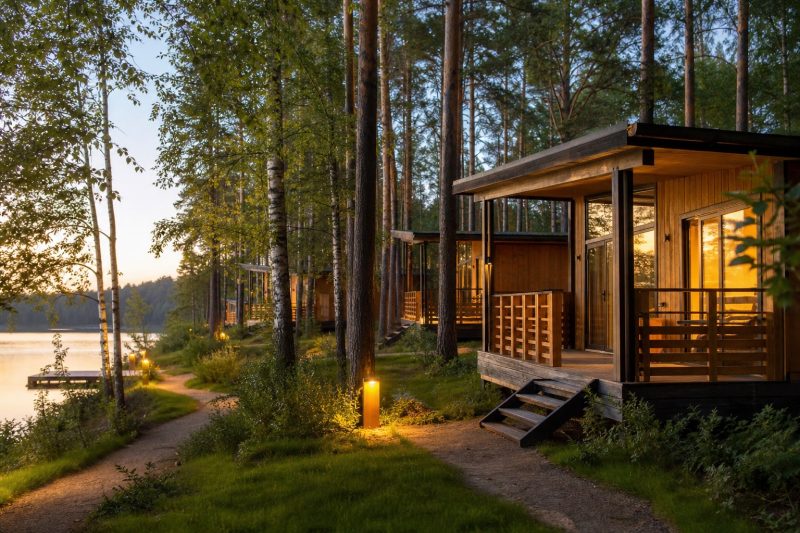
#> input picture images/camp.jpg, 1600 x 1066 px (shown at 1/2 size)
$ python retro_film.py ../images/camp.jpg --output-dir out
#> lines starting #> are read from the running program, lines starting #| are printed output that depends on the picture
#!/usr/bin/env python3
"""Apply one analog-film grade to a set of photos (Kodak Gold / 1970s European)."""

from __future__ import annotations

import argparse
from pathlib import Path

import numpy as np
from PIL import Image, ImageDraw, ImageEnhance, ImageFilter


# Shared roll settings — identical on every frame (Kodak Gold / Cinecittà).
FADE = 0.14
WARMTH = np.array([1.16, 1.00, 0.74], dtype=np.float32)
SHADOW_TINT = np.array([1.02, 0.84, 0.62], dtype=np.float32)
HIGHLIGHT_TINT = np.array([1.10, 1.02, 0.78], dtype=np.float32)
SATURATION = 0.78
CONTRAST = 0.94
GRAIN = 0.062
VIGNETTE = 0.32
GLOW = 0.28
LEAK_STRENGTH = 0.26


def srgb_to_linear(x: np.ndarray) -> np.ndarray:
    return np.where(x <= 0.04045, x / 12.92, ((x + 0.055) / 1.055) ** 2.4)


def linear_to_srgb(x: np.ndarray) -> np.ndarray:
    return np.where(x <= 0.0031308, x * 12.92, 1.055 * np.power(np.clip(x, 0, None), 1 / 2.4) - 0.055)


def luminance(rgb: np.ndarray) -> np.ndarray:
    return rgb[..., 0] * 0.2126 + rgb[..., 1] * 0.7152 + rgb[..., 2] * 0.0722


def apply_grade(rgb: np.ndarray) -> np.ndarray:
    lin = srgb_to_linear(np.clip(rgb, 0, 1))
    lin *= WARMTH

    luma = luminance(lin)[..., None]
    shadows = 1.0 - np.clip(luma * 2.2, 0, 1)
    highlights = np.clip((luma - 0.42) * 2.0, 0, 1)
    lin = lin * (1 - shadows) + lin * SHADOW_TINT * shadows
    lin = lin * (1 - highlights) + lin * HIGHLIGHT_TINT * highlights

    # Lifted blacks / cream print fade
    lin = lin * (1.0 - FADE) + FADE * np.array([0.34, 0.28, 0.16], dtype=np.float32)

    # Soft S-curve with compressed highlights
    lin = np.clip(lin, 0, 1)
    lin = lin * lin * (3 - 2 * lin)
    lin = np.clip(lin * 0.98 + 0.04, 0, 1)

    out = linear_to_srgb(lin)
    gray = luminance(out)[..., None]
    out = gray + (out - gray) * SATURATION
    return np.clip(out, 0, 1)


def film_grain(shape: tuple[int, ...], rng: np.random.Generator) -> np.ndarray:
    h, w = shape[:2]
    base = rng.normal(0, 1, (h, w)).astype(np.float32)
    chroma = rng.normal(0, 1, (h, w, 3)).astype(np.float32)
    # Slightly coarser grain via 2x downsample
    small = Image.fromarray(((base + 3) * 40).clip(0, 255).astype(np.uint8), "L")
    small = small.resize((max(1, w // 2), max(1, h // 2)), Image.Resampling.BILINEAR)
    coarse = np.asarray(small.resize((w, h), Image.Resampling.BILINEAR), dtype=np.float32) / 40.0 - 3
    grain = coarse[..., None] * 0.78 + chroma * 0.22
    return grain * GRAIN


def vignette_map(h: int, w: int) -> np.ndarray:
    y, x = np.ogrid[:h, :w]
    cy, cx = (h - 1) / 2, (w - 1) / 2
    dist = np.sqrt(((y - cy) / cy) ** 2 + ((x - cx) / cx) ** 2)
    return np.clip(1.0 - VIGNETTE * np.clip((dist - 0.35) / 0.95, 0, 1) ** 1.6, 0.45, 1.0)


def light_leak(h: int, w: int) -> np.ndarray:
    y, x = np.ogrid[:h, :w]
    # Same leak geometry on every frame — one roll, one camera.
    leak_a = np.exp(-(((x / w) - 0.06) ** 2 * 14 + ((y / h) - 0.04) ** 2 * 8))
    leak_b = np.exp(-(((x / w) - 0.94) ** 2 * 22 + ((y / h) - 0.12) ** 2 * 18)) * 0.55
    strength = (leak_a + leak_b)[..., None] * LEAK_STRENGTH
    color = np.array([1.0, 0.62, 0.24], dtype=np.float32)
    return strength * color


def glow_layer(rgb: np.ndarray) -> np.ndarray:
    img = Image.fromarray((np.clip(rgb, 0, 1) * 255).astype(np.uint8), "RGB")
    blur = img.filter(ImageFilter.GaussianBlur(radius=max(8, img.width // 90)))
    blurred = np.asarray(blur, dtype=np.float32) / 255.0
    mask = np.clip((luminance(rgb) - 0.55) * 2.4, 0, 1)[..., None]
    return rgb * (1 - mask * GLOW) + np.maximum(rgb, blurred) * (mask * GLOW)


def analog_border(img: Image.Image, cream: tuple[int, int, int] = (236, 220, 188)) -> Image.Image:
    w, h = img.size
    pad = max(18, int(min(w, h) * 0.028))
    canvas = Image.new("RGB", (w + pad * 2, h + pad * 2), cream)
    canvas.paste(img, (pad, pad))
    draw = ImageDraw.Draw(canvas)
    # Hairline inner rebate like a film scan
    draw.rectangle(
        [pad - 2, pad - 2, w + pad + 1, h + pad + 1],
        outline=(210, 190, 155),
        width=1,
    )
    return canvas


# [30 lines left out: functions crop_instagram_45, apply_polaroid_grade, not called in this run]


def process(
    path: Path,
    dest: Path,
    seed: int = 1978,
    look: str = "gold",
    border: bool = True,
    instagram: bool = False,
) -> Path:
    src = Image.open(path).convert("RGB")
    if instagram:
        src = crop_instagram_45(src)
    rgb = np.asarray(src, dtype=np.float32) / 255.0

    if look == "polaroid":
        rgb = apply_polaroid_grade(rgb)
        contrast, color, grain, vig, leak_k = 0.90, 0.96, 0.070, 0.22, 0.18
    else:
        rgb = apply_grade(rgb)
        contrast, color, grain, vig, leak_k = CONTRAST, 0.96, GRAIN, VIGNETTE, LEAK_STRENGTH

    rgb = glow_layer(rgb)
    rng = np.random.default_rng(seed)
    g = film_grain(rgb.shape, rng)
    if look == "polaroid":
        g = g * (0.078 / GRAIN)
    rgb = np.clip(rgb + g, 0, 1)
    vig_map = vignette_map(*rgb.shape[:2])
    if look == "polaroid":
        vig_map = 1.0 - 0.55 * (1.0 - vig_map)
    rgb *= vig_map[..., None]
    leak = light_leak(*rgb.shape[:2]) * (leak_k / max(LEAK_STRENGTH, 1e-6))
    if look == "polaroid":
        leak = leak * np.array([1.0, 0.78, 0.70], dtype=np.float32)
    rgb = np.clip(rgb + leak * (1.0 - rgb), 0, 1)

    out = Image.fromarray((rgb * 255).astype(np.uint8), "RGB")
    out = ImageEnhance.Contrast(out).enhance(contrast)
    out = ImageEnhance.Color(out).enhance(color)
    if look == "polaroid":
        out = out.filter(ImageFilter.GaussianBlur(radius=0.55))
    else:
        out = out.filter(ImageFilter.UnsharpMask(radius=0.8, percent=40, threshold=4))
    if border:
        out = analog_border(out)

    dest.parent.mkdir(parents=True, exist_ok=True)
    out.save(dest, quality=94, optimize=True, progressive=True)
    return dest


def main() -> None:
    parser = argparse.ArgumentParser()
    parser.add_argument("inputs", nargs="+", type=Path)
    parser.add_argument("-o", "--output-dir", type=Path, required=True)
    parser.add_argument("--look", choices=("gold", "polaroid"), default="gold")
    parser.add_argument("--no-border", action="store_true")
    parser.add_argument("--instagram", action="store_true", help="Crop to 4:5 Instagram portrait")
    parser.add_argument("--prefix", default="retro")
    args = parser.parse_args()

    for i, src in enumerate(args.inputs, start=1):
        dest = args.output_dir / f"{args.prefix}-{i:02d}.jpg"
        process(
            src,
            dest,
            seed=1978 + i,
            look=args.look,
            border=not args.no_border,
            instagram=args.instagram,
        )
#> in process, src is the input picture: PIL image 1600x1066 RGB; mean R, G, B 85.8, 74.8, 49.8
#> in apply_grade, `shadows = 1.0 - np.clip(luma * 2.2, 0, 1)`:
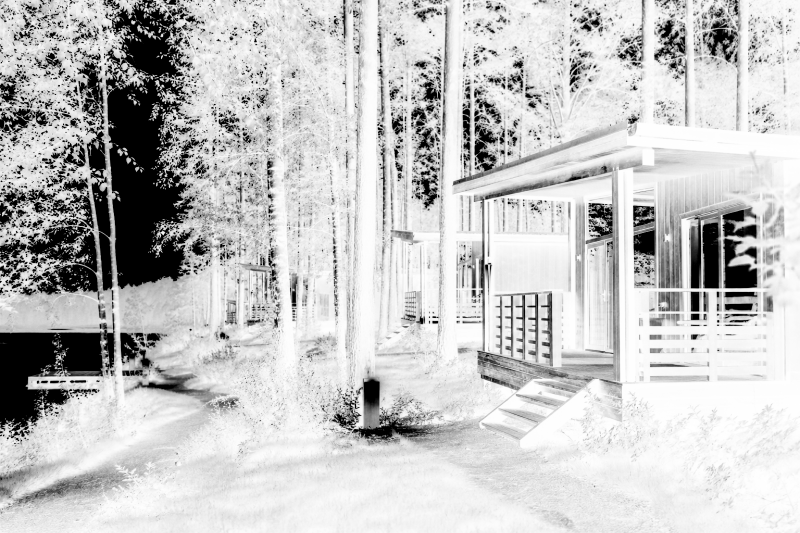
#> shadows: shape (1066, 1600, 1) float32 (shown at 1/2 size); min 0, max 1, mean 0.77
#> in glow_layer, `mask = np.clip((luminance(rgb) - 0.55) * 2.4, 0, 1)[..., None]`:
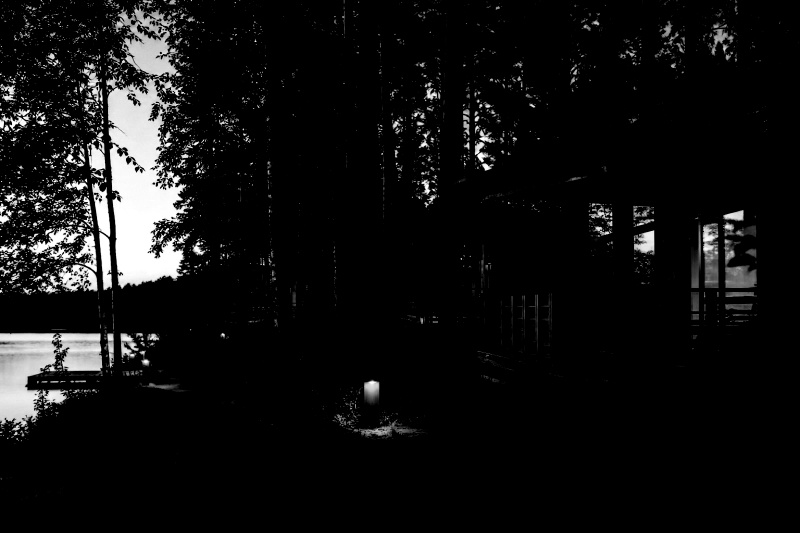
#> mask: shape (1066, 1600, 1) float32 (shown at 1/2 size); min 0, max 1, mean 0.068
#> in film_grain, `small = small.resize((max(1, w // 2), max(1, h // 2)), Image.Resamplin..`:
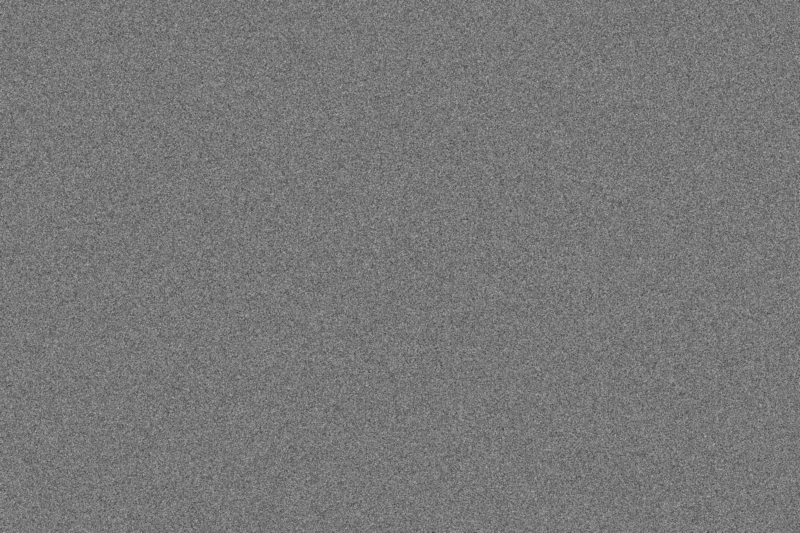
#> small: PIL image 800x533 L; min 65, max 178, mean 119.6
#> in film_grain, `coarse = np.asarray(small.resize((w, h), Image.Resampling.BILINEAR), d..`:
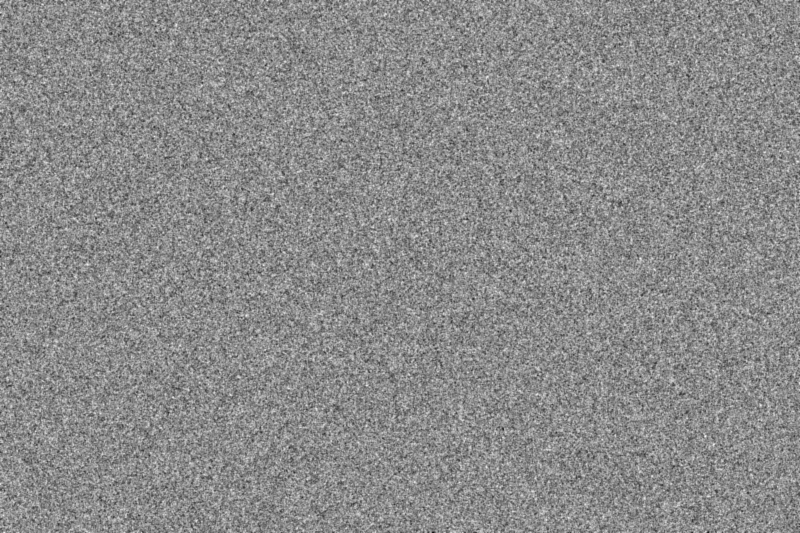
#> coarse: shape (1066, 1600) float32 (shown at 1/2 size); min -1.33, max 1.1, mean -0.00324; drawn with min black and max white
#> in process, `rgb = np.clip(rgb + leak * (1.0 - rgb), 0, 1)`:
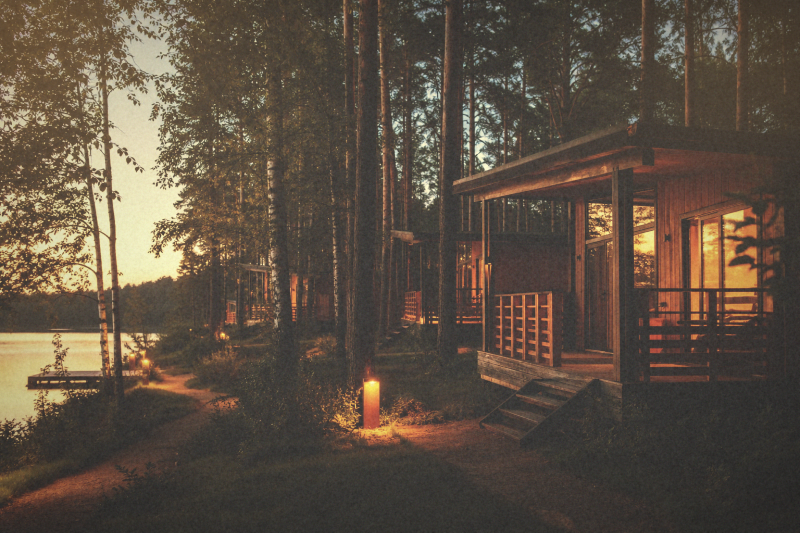
#> rgb: shape (1066, 1600, 3) float64 (shown at 1/2 size); mean R, G, B 0.366, 0.314, 0.262
#> in analog_border, `canvas = Image.new("RGB", (w + pad * 2, h + pad * 2), cream)`:
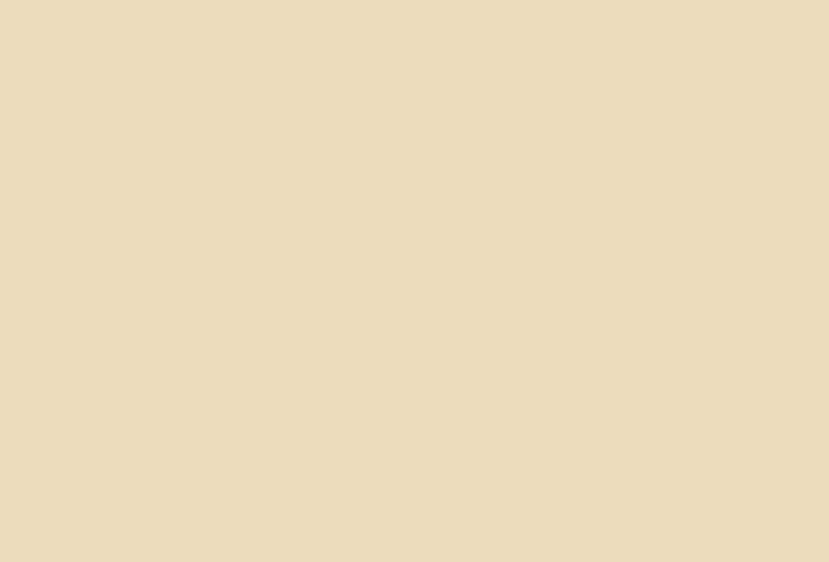
#> canvas: PIL image 1658x1124 RGB (shown at 1/2 size); mean R, G, B 236, 220, 188
#> in analog_border, `canvas.paste(img, (pad, pad))`:
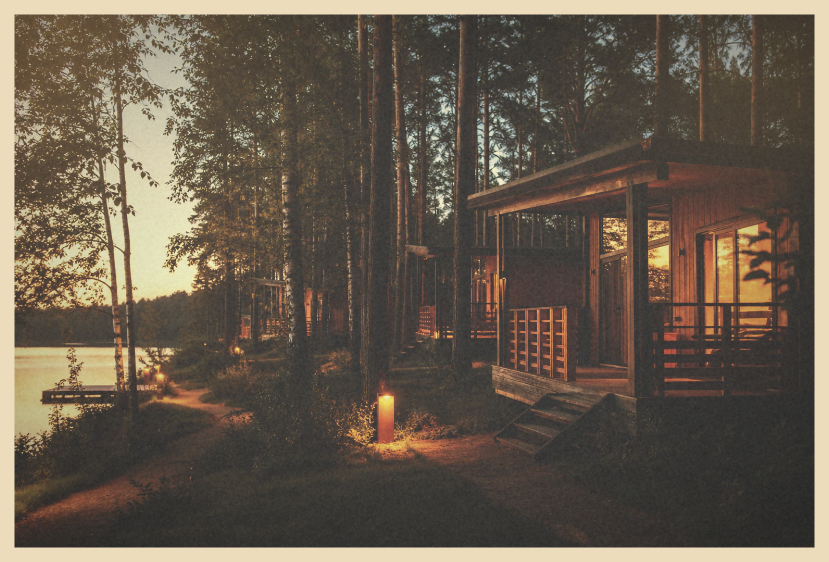
#> canvas: PIL image 1658x1124 RGB (shown at 1/2 size); mean R, G, B 103, 91.1, 77.3
        print(dest)


if __name__ == "__main__":
    main()

$ run again, on images/craft.jpg
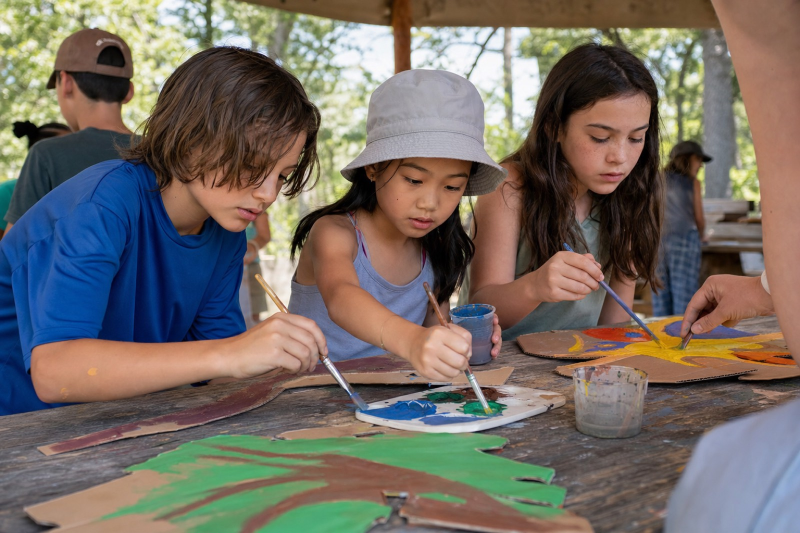
#> input picture images/craft.jpg, 1600 x 1066 px (shown at 1/2 size)
#> in process, src is the input picture: PIL image 1600x1066 RGB; mean R, G, B 116.1, 108.2, 100.5
#> in glow_layer, `blur = img.filter(ImageFilter.GaussianBlur(radius=max(8, img.width // ..`:
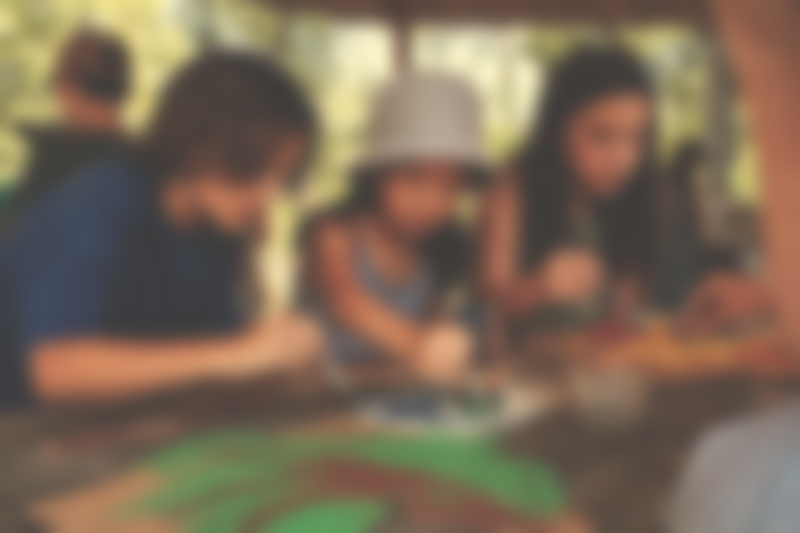
#> blur: PIL image 1600x1066 RGB (shown at 1/2 size); mean R, G, B 124.1, 105.7, 86
#> in glow_layer, `mask = np.clip((luminance(rgb) - 0.55) * 2.4, 0, 1)[..., None]`:
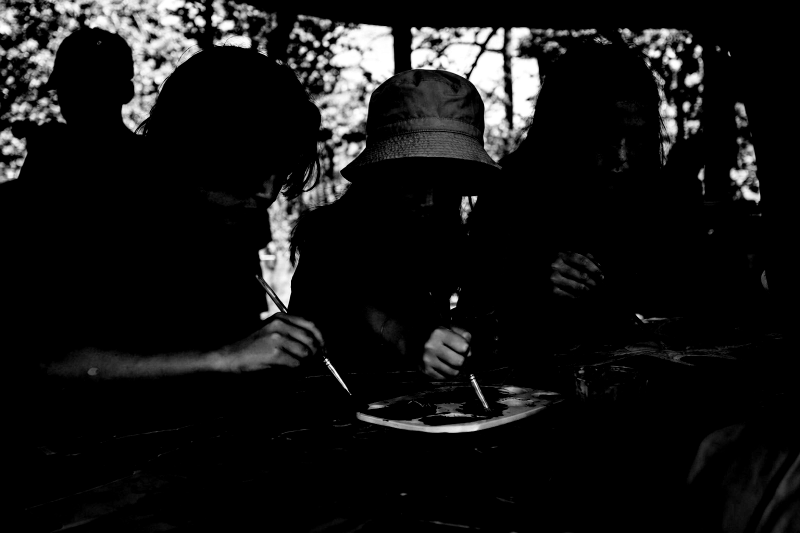
#> mask: shape (1066, 1600, 1) float32 (shown at 1/2 size); min 0, max 1, mean 0.0826

$ run again, on images/forest.jpg
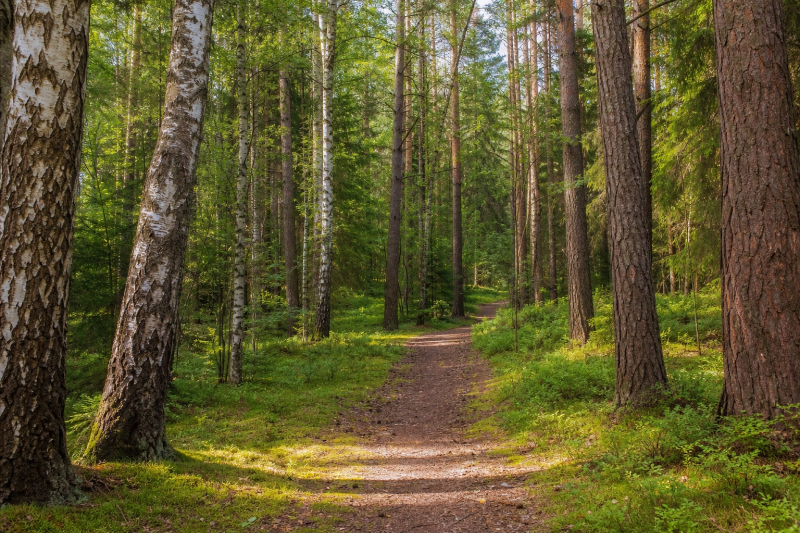
#> input picture images/forest.jpg, 1600 x 1066 px (shown at 1/2 size)
#> in process, src is the input picture: PIL image 1600x1066 RGB; mean R, G, B 94.8, 87.9, 46.7
#> in glow_layer, `blur = img.filter(ImageFilter.GaussianBlur(radius=max(8, img.width // ..`:
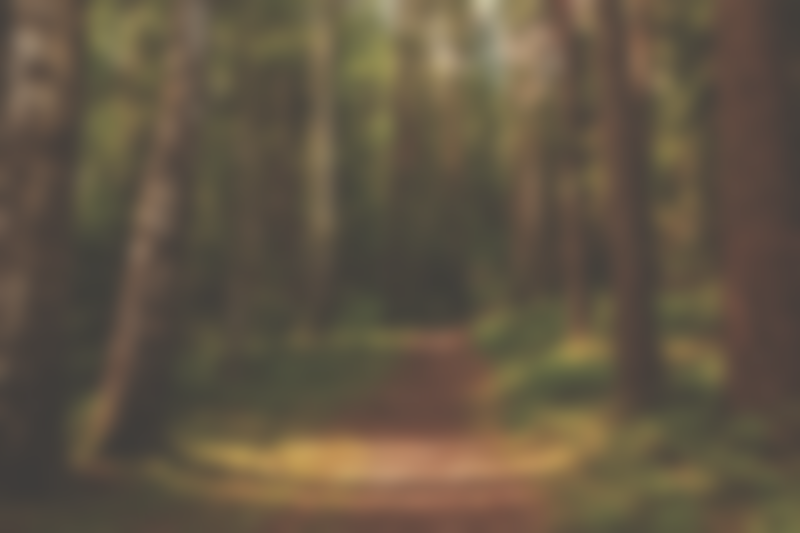
#> blur: PIL image 1600x1066 RGB (shown at 1/2 size); mean R, G, B 97.9, 85.4, 67.3
#> in glow_layer, `mask = np.clip((luminance(rgb) - 0.55) * 2.4, 0, 1)[..., None]`:
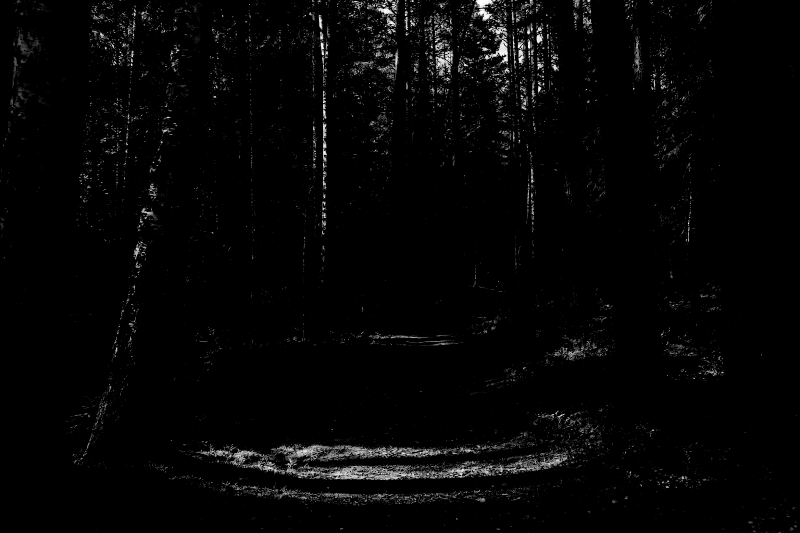
#> mask: shape (1066, 1600, 1) float32 (shown at 1/2 size); min 0, max 1, mean 0.0208

$ run again, on images/friends.jpg
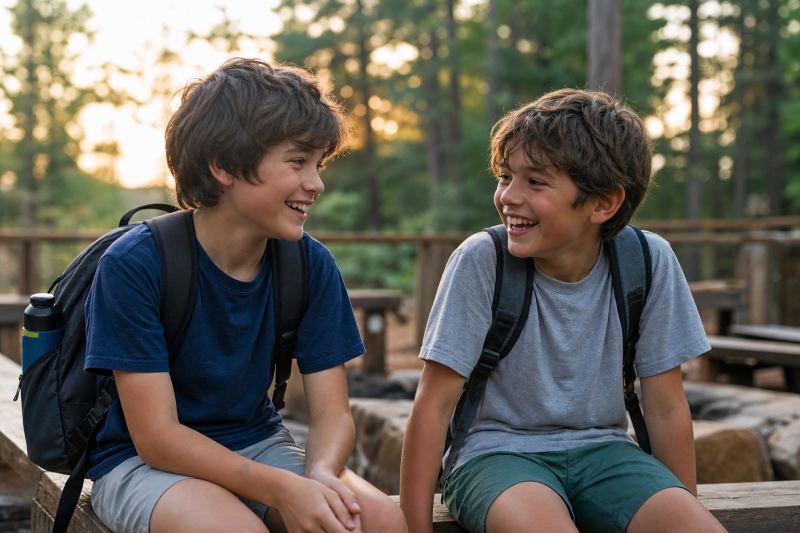
#> input picture images/friends.jpg, 1600 x 1066 px (shown at 1/2 size)
#> in process, src is the input picture: PIL image 1600x1066 RGB; mean R, G, B 100.8, 97.2, 88.2
#> in process, `rgb *= vig_map[..., None]`:
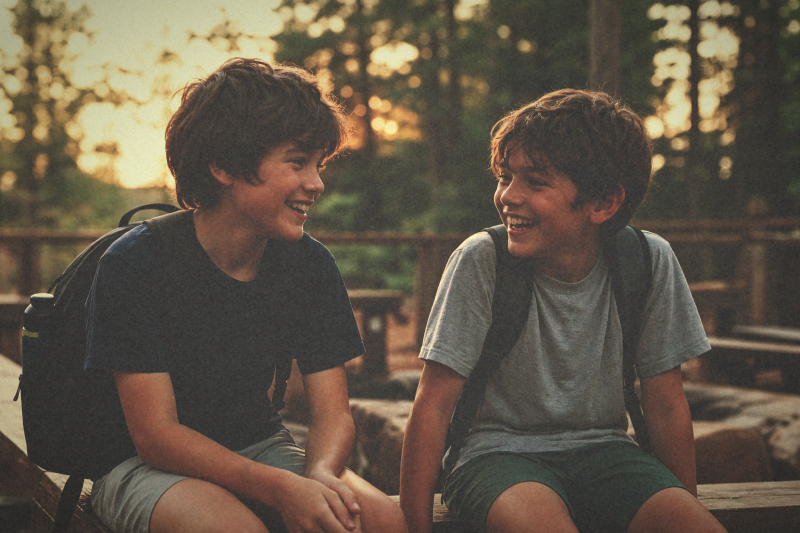
#> rgb: shape (1066, 1600, 3) float32 (shown at 1/2 size); mean R, G, B 0.385, 0.341, 0.284
